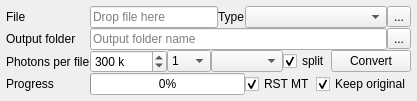
<?xml version="1.0" encoding="UTF-8"?>
<ui version="4.0">
 <class>PTUSplitter</class>
 <widget class="QWidget" name="PTUSplitter">
  <property name="geometry">
   <rect>
    <x>0</x>
    <y>0</y>
    <width>338</width>
    <height>98</height>
   </rect>
  </property>
  <property name="windowTitle">
   <string>PTU-SPlitter</string>
  </property>
  <layout class="QGridLayout" name="gridLayout">
   <property name="leftMargin">
    <number>6</number>
   </property>
   <property name="topMargin">
    <number>6</number>
   </property>
   <property name="rightMargin">
    <number>6</number>
   </property>
   <property name="bottomMargin">
    <number>6</number>
   </property>
   <property name="spacing">
    <number>0</number>
   </property>
   <item row="0" column="3">
    <widget class="QLabel" name="label_4">
     <property name="text">
      <string>Type</string>
     </property>
    </widget>
   </item>
   <item row="1" column="1" colspan="5">
    <widget class="QLineEdit" name="lineEdit_2">
     <property name="placeholderText">
      <string>Output folder name</string>
     </property>
    </widget>
   </item>
   <item row="3" column="5" colspan="2">
    <widget class="QCheckBox" name="checkBox">
     <property name="text">
      <string>Keep original</string>
     </property>
     <property name="checked">
      <bool>true</bool>
     </property>
    </widget>
   </item>
   <item row="1" column="6">
    <widget class="QToolButton" name="toolButton_2">
     <property name="text">
      <string>...</string>
     </property>
    </widget>
   </item>
   <item row="3" column="0">
    <widget class="QLabel" name="label_5">
     <property name="text">
      <string>Progress</string>
     </property>
    </widget>
   </item>
   <item row="3" column="1" colspan="3">
    <widget class="QProgressBar" name="progressBar">
     <property name="value">
      <number>0</number>
     </property>
    </widget>
   </item>
   <item row="1" column="0">
    <widget class="QLabel" name="label_2">
     <property name="text">
      <string>Output folder</string>
     </property>
    </widget>
   </item>
   <item row="2" column="1" colspan="6">
    <layout class="QHBoxLayout" name="horizontalLayout">
     <property name="spacing">
      <number>0</number>
     </property>
     <item>
      <widget class="QSpinBox" name="spinBox">
       <property name="suffix">
        <string> k</string>
       </property>
       <property name="minimum">
        <number>100</number>
       </property>
       <property name="maximum">
        <number>999999999</number>
       </property>
       <property name="singleStep">
        <number>100</number>
       </property>
       <property name="value">
        <number>300</number>
       </property>
      </widget>
     </item>
     <item>
      <widget class="QComboBox" name="comboBox_3">
       <property name="toolTip">
        <string>Microtime binning</string>
       </property>
       <item>
        <property name="text">
         <string>1</string>
        </property>
       </item>
       <item>
        <property name="text">
         <string>2</string>
        </property>
       </item>
       <item>
        <property name="text">
         <string>4</string>
        </property>
       </item>
       <item>
        <property name="text">
         <string>8</string>
        </property>
       </item>
       <item>
        <property name="text">
         <string>16</string>
        </property>
       </item>
      </widget>
     </item>
     <item>
      <widget class="QComboBox" name="comboBox_2"/>
     </item>
     <item>
      <widget class="QCheckBox" name="checkBox_3">
       <property name="text">
        <string>split</string>
       </property>
       <property name="checked">
        <bool>true</bool>
       </property>
      </widget>
     </item>
     <item>
      <widget class="QPushButton" name="pushButton">
       <property name="sizePolicy">
        <sizepolicy hsizetype="Minimum" vsizetype="Fixed">
         <horstretch>0</horstretch>
         <verstretch>0</verstretch>
        </sizepolicy>
       </property>
       <property name="text">
        <string>Convert</string>
       </property>
      </widget>
     </item>
    </layout>
   </item>
   <item row="0" column="4" colspan="2">
    <widget class="QComboBox" name="comboBox"/>
   </item>
   <item row="0" column="0">
    <widget class="QLabel" name="label">
     <property name="text">
      <string>File</string>
     </property>
    </widget>
   </item>
   <item row="2" column="0">
    <widget class="QLabel" name="label_3">
     <property name="text">
      <string>Photons per file</string>
     </property>
    </widget>
   </item>
   <item row="0" column="6">
    <widget class="QToolButton" name="toolButton">
     <property name="text">
      <string>...</string>
     </property>
    </widget>
   </item>
   <item row="3" column="4">
    <widget class="QCheckBox" name="checkBox_2">
     <property name="toolTip">
      <string>Reset the macro time of the splitted files. When enabeled macro times of files begin at zero.</string>
     </property>
     <property name="text">
      <string>RST MT</string>
     </property>
     <property name="checked">
      <bool>true</bool>
     </property>
    </widget>
   </item>
   <item row="0" column="1">
    <widget class="QLineEdit" name="lineEdit">
     <property name="placeholderText">
      <string>Drop file here</string>
     </property>
    </widget>
   </item>
  </layout>
 </widget>
 <resources/>
 <connections>
  <connection>
   <sender>checkBox_3</sender>
   <signal>toggled(bool)</signal>
   <receiver>spinBox</receiver>
   <slot>setEnabled(bool)</slot>
   <hints>
    <hint type="sourcelabel">
     <x>377</x>
     <y>58</y>
    </hint>
    <hint type="destinationlabel">
     <x>124</x>
     <y>57</y>
    </hint>
   </hints>
  </connection>
 </connections>
</ui>
